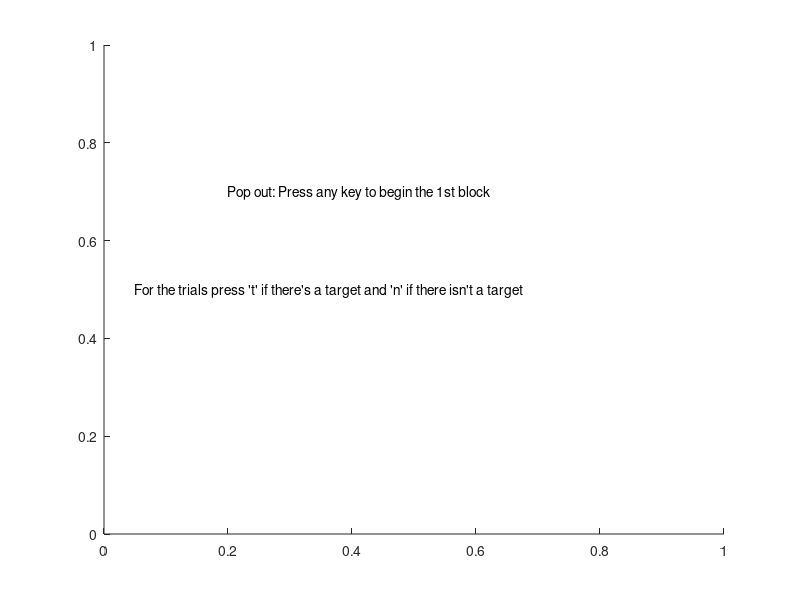

Write MATLAB code to recreate this figure. (Note: this script raises an error after producing the figure.)
%% Project 6.4 draft
%main script
% Comment HERE: ____ What is the goal of this code?
start=figure;
text(0.2, 0.7, 'Pop out: Press any key to begin the 1st block');
text(0.05, 0.5, 'For the trials press ''t'' if there''s a target and ''n'' if there isn''t a target');
pause;
close;
right = 0;
wrong = 0;
trial_block=30;

%% 1st block pop-out with n objects; we do 30 trials;
% Comment here: What does this section do? ________________

n=12; % Number of targets on screen
t_target4pop=[]; % pre-allocating our behavioral collection variables
t_no_target4pop=[];
z=randperm(trial_block);
for i=1:trial_block
    if(z(i) <=(trial_block/2))
      target='y';
    else
      target='n';
    end
    g = treisman(n, 'p', target);
    
    tic;
    pause;
    temp_t=toc;
    %t=[t, temp_t];
    temp_ans=get(g, 'CurrentCharacter');
    %ans=[ans, temp_ans];
    close;
    if((strcmp(target, 'y') && strcmp(temp_ans, 't'))) 
        t_target4pop=[t_target4pop, temp_t];
        right = right + 1;
    elseif((strcmp(target, 'n') && strcmp(temp_ans, 'n')))
        t_no_target4pop=[t_no_target4pop, temp_t];
        right = right + 1;
    else
        wrong = wrong + 1;
    end
end
t_targ4pop_mean=mean(t_target4pop);
t_no_targ4pop_mean=mean(t_no_target4pop);



%% Now we begin the conjunction search.
% What does this section do? ____________
next=figure;
text(0.2, 0.7, 'Conjunction: Press any key to begin the 1st blocks');
text(0.05, 0.5, 'For the trials press ''t'' if there''s a target and ''n'' if there isn''t a target');
pause;
close;
rightc = 0;
wrongc = 0;
trial_block=30;
%1st block conjunction with 4 objects; we do 30 trials;
n=12;
t_target4con=[];
t_no_target4con=[];
z=randperm(trial_block);
for i=1:trial_block
    if(z(i) <=(trial_block/2))
      target='y';
    else
      target='n';
    end
    g=treisman(n, 'c', target);
    tic;
    pause;
    temp_t=toc;
    %t=[t, temp_t];
    temp_ans=get(g, 'CurrentCharacter');
    %ans=[ans, temp_ans];
    close
    
    if((strcmp(target, 'y') && strcmp(temp_ans, 't'))) 
        t_target4con=[t_target4con, temp_t];
        rightc = rightc + 1;
    elseif((strcmp(target, 'n') && strcmp(temp_ans, 'n')))
        t_no_target4con=[t_no_target4con, temp_t];
        rightc = rightc + 1;
    else
        wrongc = wrongc + 1;
    end
end

t_targ4con_mean=mean(t_target4con);
t_no_targ4con_mean=mean(t_no_target4con);
next=figure;
text(0.2, 0.7, 'Press any key to begin the next block');
text(0.05, 0.5, 'For the trials press ''t'' if there''s a target and ''n'' if there isn''t a target');
pause;
close;
trial_block=30;


%% Plotting the results of the experiment -- lets figure this out for next time
% % % t_targ16con_mean=mean(t_target16con);
% % % t_no_targ16con_mean=mean(t_no_target16con);
% % % n=[4, 8, 12, 16]';
% % % t_target_pop=[t_targ4pop_mean, t_targ8pop_mean, t_targ12pop_mean, t_targ16pop_mean]';
% % % t_target_con=[t_targ4con_mean, t_targ8con_mean, t_targ12con_mean, t_targ16con_mean]';
% % % t_no_target_pop=[t_no_targ4pop_mean, t_no_targ8pop_mean, t_no_targ12pop_mean, t_no_targ16pop_mean]';
% % % t_no_target_con=[t_no_targ4con_mean, t_no_targ8con_mean, t_no_targ12con_mean, t_no_targ16con_mean]';
% % % [M1, p1]=corrcoef(n, t_target_pop);
% % % M1=M1(1,2);
% % % p1=p1(1,2);
% % % [M2, p2]=corrcoef(n, t_target_con);
% % % M2=M2(1,2);
% % % p2=p2(1,2);
% % % [M3, p3]=corrcoef(n, t_no_target_pop);
% % % M3=M3(1,2);
% % % p3=p3(1,2);
% % % [M4, p4]=corrcoef(n, t_no_target_con);
% % % M4=M4(1,2);
% % % p4=p4(1,2);
% % % sprintf('The correlation coefficient is %0.5g and the p-value is %0.5g for the popout trial when the target was present', M1, p1)
% % % sprintf('The correlation coefficient is %0.5g and the p-value is %0.5g for the conjunction trial when the target was present', M2, p2)
% % % sprintf('The correlation coefficient is %0.5g and the p-value is %0.5g for the popout trial when the target was absent', M3, p3)
% % % sprintf('The correlation coefficient is %0.5g and the p-value is %0.5g for the conjunction trial when the target was absent', M4, p4)
% % % comment='p-values < 0.05 are considered significant';
% % % figure;
% % % plot(n, t_target_pop);
% % % hold on;
% % % plot(n, t_target_con, 'r');
% % % title('Correctly Identified the Presence of Target');
% % % legend('Pop Out', 'Conjunction');
% % % xlabel('Set Size');
% % % ylabel('Mean Reaction Time (sec)');
% % % hold off;
% % % figure;
% % % plot(n, t_no_target_pop);
% % % hold on;
% % % plot(n, t_no_target_con, 'r');
% % % title('Correctly Identified the Absence of Target');
% % % legend('Pop Out', 'Conjunction');
% % % xlabel('Set Size');
% % % ylabel('Mean Reaction Time (sec)');
% % % hold off;
